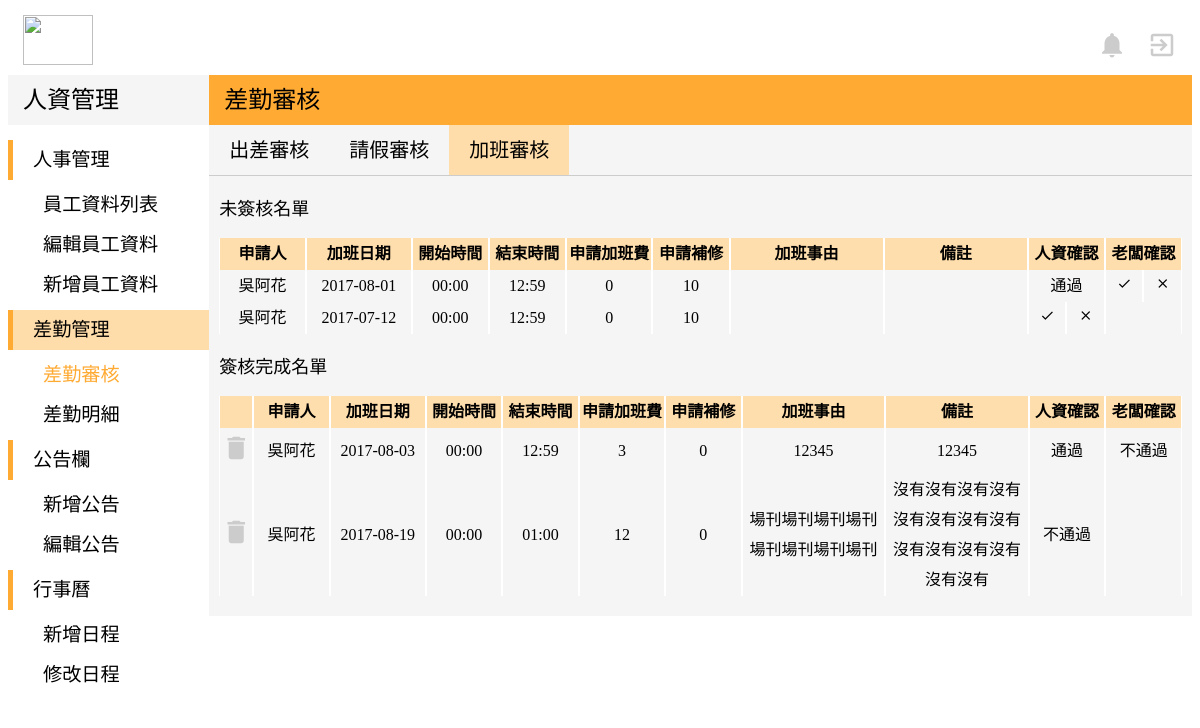
The page /user-Model/admin_overtime.php (signed in) on the database its author committed.
### tables this page shows
CREATE TABLE `overtime_apply` (
  `id` int(10) NOT NULL,
  `o_sn` varchar(15) NOT NULL,
  `o_month` varchar(2) DEFAULT NULL,
  `o_name` varchar(15) DEFAULT NULL,
  `o_date` date NOT NULL,
  `o_start` time NOT NULL,
  `o_end` time NOT NULL,
  `o_hrs` int(11) NOT NULL,
  `o_phrs` int(11) NOT NULL,
  `o_state` varchar(255) NOT NULL,
  `o_comment` varchar(255) NOT NULL,
  `o_total` int(11) NOT NULL,
  `o_ptotal` int(11) NOT NULL,
  `o_hrCheck` varchar(255) NOT NULL DEFAULT '簽核中',
  `o_bossCheck` varchar(255) NOT NULL DEFAULT '簽核中',
  `o_reason` varchar(300) NOT NULL
);

### user-Model/admin_overtime.php (the view, shortened to what this page needs)
<!DOCTYPE html>
<?php
$servername = "localhost";
$username = "root";
$password = "root";
$dbname = "peopleresource";
try {
    $conn = mysqli_connect($servername,$username ,$password,$dbname);
    $sql = "SELECT * FROM overtime_apply";
    $result = mysqli_query($conn,$sql);
    }
catch(PDOException $e)
    {
    echo $sql . "<br>" . $e->getMessage();
    }
?>
<html>
<head>
	<link rel="stylesheet" href="../view/indexStyle.css">
</head>
<body>
  <div class="top">
	<img class="titleImg" src="https://cdn.unwire.hk/wp-content/uploads/2014/10/facebook-user.jpg" width="70" height="50">
		<a href="../user-Model/user_index.php">
			<i id="topIcon" class="material-icons" >exit_to_app</i>
		</a>
		<a href="#">
			<i id="topIcon" class="material-icons">notifications</i>
		</a>
	</div>
	<div class="down">
		<div class="left">
			<div class="left-top">
				<p class="left-top-title">人資管理</p>
			</div>
			<div class="left-bottom">
				<div style="margin-bottom:5px">
					<div class="left-title">
						<p style="margin:auto 20px">人事管理</p>
					</div>
					<div class="left-list" >
						<a href="admin_employee.php" style="margin:auto 35px">員工資料列表</a>
					</div>
						<div class="left-list">
							<a href="admin_editEmployee.php" style="margin:auto 35px">編輯員工資料</a>
						</div>
						<div class="left-list">
							<a href="admin_addEmployee.php" style="margin:auto 35px">新增員工資料</a>
						</div>
				</div>
				<div style="margin-bottom:5px">
					<div class="left-title"  style="background-color:#FFDDAA">
						<p style="margin:auto 20px">差勤管理</p>
					</div>
					<div class="left-list">
						<p style="margin:auto 35px;color:#FFAA33;font-weight:500">差勤審核</p>
					</div>
					<div class="left-list">
						<a href="admin_mission.php" style="margin:auto 35px">差勤明細</a>
					</div>
				</div>
				<div style="margin-bottom:5px">
					<div class="left-title">
						<p style="margin:auto 20px">公告欄</p>
					</div>
					<div class="left-list">
						<a href="admin_addNews.php" style="margin:auto 35px">新增公告</a>
					</div>
					<div class="left-list">
						<a href="admin_editNews.php" style="margin:auto 35px">編輯公告</a>
					</div>
				</div>
				<div style="margin-bottom:5px">
					<div class="left-title">
						<p style="margin:auto 20px">行事曆</p>
					</div>
					<div class="left-list">
						<a href="#" style="margin:auto 35px">新增日程</a>
					</div>
					<div class="left-list">
						<a href="#" style="margin:auto 35px">修改日程</a>
					</div>
				</div>
			</div>
		</div>
		<div class="right">
			<div class="right-top">
				<p class="right-top-title">差勤審核</p>
			</div>
			<div class="right-bottom">
        <div style="width:100%;height:50px;margin:auto;;border-bottom:solid 1px #CCC;">
          <div style="float:left">
  					<a href="admin_bTrip.php" class="right-title">出差審核</a>
          </div>
          <div style="float:left">
  					<a href="admin_leave.php" class="right-title">請假審核</a>
          </div>
          <div style="float:left;background-color:#FFDDAA">
  					<p class="right-title">加班審核</p>
          </div>
  			</div>
        <div style="margin-left:10px;margin-right:10px">
         <p style="font-size:18px;font-family:Microsoft JhengHei">未簽核名單</p>
          <table cellspacing="0" >
          	<th style="min-width:9%;width:9%">申請人</th>
          	<th style="min-width:11%;width:11%">加班日期</th>
          	<th style="min-width:8%;width:8%">開始時間</th>
          	<th style="min-width:8%;width:8%">結束時間</th>
          	<th style="min-width:9%;width:9%">申請加班費</th>
          	<th style="min-width:8%;width:8%">申請補修</th>
          	<th style="min-width:16%;width:16%">加班事由</th>
          	<th style="min-width:15%;width:15%">備註</th>
          	<th colspan="2" style="min-width:8%;width:8%">人資確認</th>
          	<th colspan="2"  style="min-width:8%;width:8%">老闆確認</th>
          <?php
          while($row = mysqli_fetch_array($result)) {
          if(($row["o_hrCheck"]=='簽核中' AND $row["o_bossCheck"]=='簽核中') OR ($row["o_hrCheck"]=='通過'AND $row["o_bossCheck"]=='簽核中')){?>
          <tr>
          	<td><?php echo $row["o_name"]; ?></td>
          	<td><?php echo $row["o_date"]; ?></td>
          	<td><?php echo substr($row["o_start"],0,-3); ?></td>
          	<td><?php echo substr($row["o_end"],0,-3);?></td>
          	<td><?php echo $row["o_hrs"];?></td>
          	<td><?php echo $row["o_phrs"];?></td>
          	<td><?php echo $row["o_state"]?></td>
          	<td><?php echo $row["o_comment"];?></td>
            <?php if($row["o_hrCheck"]=='簽核中') {?>
            <td>
              <a href="../Controller/approve.php?a=yes&b=overtime&c=hr&id=<?php echo $row["id"];?>">
              <i class="material-icons" style="font-size:15px">check</i></a></td>
            <td>
              <a href="../Controller/approve.php?a=no&b=overtime&c=hr&id=<?php echo $row["id"];?>">
              <i class="material-icons" style="font-size:15px">clear</i></a></td>
            <?php }
            else{?>
              <td colspan="2"><?php echo $row["o_hrCheck"]?> </td> <?php  } ?>
            <?php if($row["o_hrCheck"]=='簽核中') {?>
              <td colspan="2"></td> <?php  }
            else{?>
              <td style="width:35px"><a href="../Controller/approve.php?a=yes&b=overtime&c=boss&id=<?php echo $row["id"];?>">
              <i class="material-icons" style="font-size:15px">check</i></a></td>
              <td style="width:35px"><a href="../Controller/approve.php?a=no&b=overtime&c=boss&id=<?php echo $row["id"];?>">
              <i class="material-icons" style="font-size:15px">clear</i></a></td> <?php }?>
              </tr>
          <?php  }}?>
        </table>
      </div>
      <div style="margin-left:10px;margin-right:10px">
        <p style="font-size:18px;font-family:Microsoft JhengHei">簽核完成名單</p>
        <table cellspacing="0">
          <th style="width:min-width:3%;width:3%"></th>
          <th style="min-width:8%;width:8%">申請人</th>
          <th style="min-width:10%;width:10%">加班日期</th>
          <th style="min-width:8%;width:8%">開始時間</th>
          <th style="min-width:8%;width:8%">結束時間</th>
          <th style="min-width:9%;width:9%">申請加班費</th>
          <th style="min-width:8%;width:8%">申請補修</th>
          <th style="min-width:15%;width:15%">加班事由</th>
          <th style="min-width:15%;width:15%">備註</th>
          <th style="min-width:8%;width:8%">人資確認</th>
          <th style="min-width:8%;width:8%">老闆確認</th>
          <?php
          $sql = "SELECT * FROM `overtime_apply`";
          $result = mysqli_query($conn,$sql);
          while($row2 = mysqli_fetch_array($result)) {
            if((($row2["o_hrCheck"]=='不通過') AND ( $row2["o_bossCheck"]=='簽核中'))
            || (($row2["o_hrCheck"]!='簽核中') AND ( $row2["o_bossCheck"]!='簽核中'))  ){?>
          <tr>
          <td><a href="../Controller/delete_overtime.php?id=<?php echo $row2["id"]; ?>">
            <i class="material-icons" style="font-size:30px;color:#CCC;margin-top:4px">delete</i></a></td>
          <td style="width:70px"><?php echo $row2["o_name"]; ?></td>
          <td style="width:105px"><?php echo $row2["o_date"]; ?></td>
          <td style="width:70px"><?php echo substr($row2["o_start"],0,-3); ?></td>
          <td style="width:70px"><?php echo substr($row2["o_end"],0,-3);?></td>
          <td style="width:70px"><?php echo $row2["o_hrs"];?></td>
          <td style="width:70px"><?php echo $row2["o_phrs"];?></td>
          <td style="width:200px"><?php echo $row2["o_state"]?></td>
          <td style="width:200px"><?php echo $row2["o_comment"];?></td>
          <td style="width:50px"><?php echo $row2["o_hrCheck"]; ?></td>
          <td style="width:50px"><?php echo $row2["o_bossCheck"]; ?></td>
          </tr>
          <?php  }}?>
          </table>
          </div>
  			</div>
  		</div>
  	</div>
</body>
</html>

### view/indexStyle.css (style rules this page uses)
a { text-decoration:none; }
a:link { color: black; }
.top { width:100%; height:60px; background-color:white; margin-top:15px; }
.titleImg { float:left; margin-left:15px; }
#topIcon { margin-top:15px; margin-right:15px; margin-left:5px; float:right; font-size:30px; color:#CCC; }
.down { width:100%; height:auto; background-color:white; margin:auto; }
.left { width:17%; height:auto; background-color:white; margin:auto; float:left; }
.left-top { width:100%; height:50px; background-color:#F5F5F5; margin:auto; }
.left-top-title { line-height:50px; font-family:Microsoft JhengHei; font-size:150%; margin:auto 15px; font-weight: 500; }
.left-bottom { margin-top: 15px; }
.left-title { width:100%; height:40px; text-align:left; font-family:Microsoft JhengHei; border-left:solid 5px #FFAA33; margin-bottom:5px; line-height:40px; font-size:120%; }
.left-list { width:100%; height:40px; text-align:left; font-family:Microsoft JhengHei; font-size:18px; color:#666666; font-size:120%; line-height:40px; font-weight: 300; }
.right { width:83%; height:auto; background-color:#F5F5F5; margin:auto; float:right; padding-bottom: 20px; }
.right-top { width:100%; height:50px; background-color:#FFAA33; margin:auto; }
.right-top-title { line-height:50px; font-family:Microsoft JhengHei; font-size:150%; margin:auto 15px; font-weight: 500; }
.right-title { line-height:50px; margin:auto 20px; font-size:20px; font-family: Microsoft JhengHei; }
table { margin-top:10px; font-family:Microsoft JhengHei; font-size:16px; line-height:30px; word-wrap:break-word; word-break: break-all; }
td,th,tr { font-family:Microsoft JhengHei; font-size:16px; text-align:center; }

### user-Model/admin_overtime.php (style rules this page uses)
th { background-color:#FFDEAD; }
td,tr,th { border-left: solid 1px white; border-right: solid 1px white; }
table { width: 100%; }

### rows shown on the page
overtime_apply: o_name "吳阿花", o_date "2017-08-01", o_start "00:00", o_end "12:59", o_hrs "0", o_phrs "10", o_hrCheck "通過"
overtime_apply: o_name "吳阿花", o_date "2017-07-12", o_start "00:00", o_end "12:59", o_hrs "0", o_phrs "10", o_hrCheck "簽核中" (drawn)
overtime_apply: o_name "吳阿花", o_date "2017-08-03", o_start "00:00", o_end "12:59", o_hrs "3", o_phrs "0", o_state "12345", o_comment "12345", o_hrCheck "通過", o_bossCheck "不通過"
overtime_apply: o_name "吳阿花", o_date "2017-08-19", o_start "00:00", o_end "01:00", o_hrs "12", o_phrs "0", o_state "場刊場刊場刊場刊場刊場刊場刊場刊", o_comment "沒有沒有沒有沒有沒有沒有沒有沒有沒有沒有沒有沒有沒有沒有", o_hrCheck "不通過"
